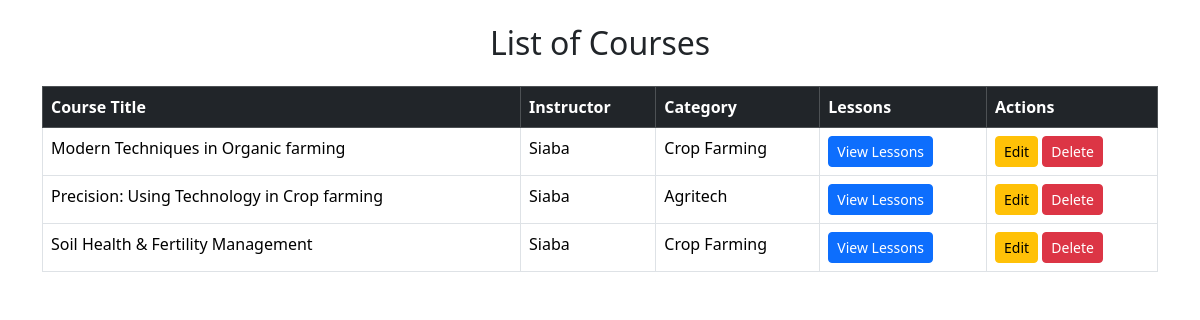
/admin_course_list.php, run on an earlier commit of the app's database.
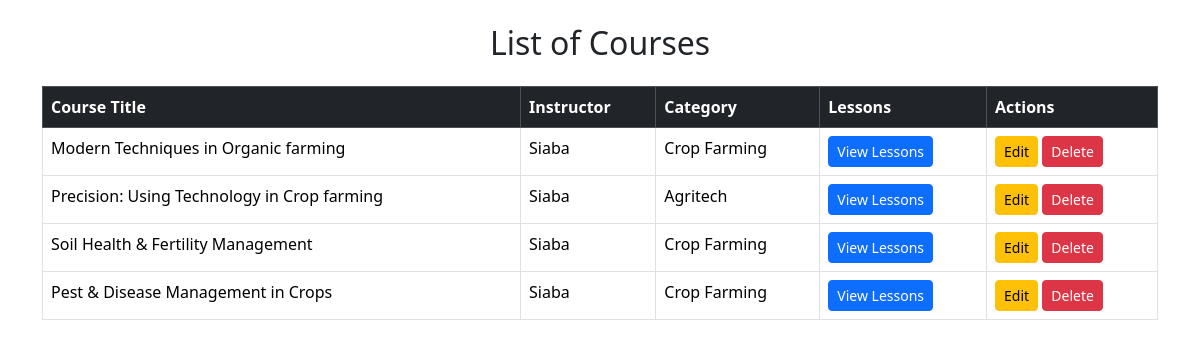
And on a later commit of the database.
### tables this page shows
CREATE TABLE `course_table` (
  `course_id` int(11) NOT NULL,
  `course_title` varchar(255) NOT NULL,
  `course_description` text NOT NULL,
  `course_photo` varchar(255) NOT NULL,
  `instructor_id` int(11) NOT NULL,
  `course_category` varchar(100) NOT NULL,
  `course_price` decimal(10,2) DEFAULT 0.00,
  `last_updated` timestamp NOT NULL DEFAULT current_timestamp() ON UPDATE current_timestamp()
);

CREATE TABLE `user_table` (
  `user_id` int(11) NOT NULL,
  `name` varchar(100) NOT NULL,
  `surname` varchar(100) NOT NULL,
  `user_email` varchar(255) NOT NULL,
  `password` varchar(50) NOT NULL,
  `user_tel` varchar(20) NOT NULL,
  `user_role` enum('Admin','Instructor','Learner','Supplier') NOT NULL,
  `pro_info` text DEFAULT NULL,
  `reg_date` timestamp NOT NULL DEFAULT current_timestamp()
);

### admin_course_list.php (the view, shortened to what this page needs)
<?php
include 'dbconnect.php';
$course_query = mysqli_query($conn, "SELECT * FROM Course_Table ORDER BY course_id ASC");
?>
<!DOCTYPE html>
<html lang="en">
<head>
    <link href="bootstrap-5/css/bootstrap.min.css" rel="stylesheet">
</head>
<body class="container mt-4">
    <h2 class="text-center mb-4">List of Courses</h2>
    <table class="table table-bordered">
        <thead class="table-dark">
            <tr>
                <th>Course Title</th>
                <th>Instructor</th>
                <th>Category</th>
                <th>Lessons</th>
                <th>Actions</th>
            </tr>
        </thead>
        <tbody>
            <?php while ($course = mysqli_fetch_assoc($course_query)) { ?>
                <tr>
                    <td><?php echo $course['course_title']; ?></td>
                    <td>
                        <?php
                        $instructor_id = $course['instructor_id'];
                        $instructor_query = mysqli_query($conn, "SELECT name FROM User_Table WHERE user_id = $instructor_id");
                        $instructor = mysqli_fetch_assoc($instructor_query);
                        echo $instructor ? $instructor['name'] : "Unknown";
                        ?>
                    </td>
                    <td><?php echo $course['course_category']; ?></td>
                    <td>
                        <button class="btn btn-primary btn-sm" type="button" data-bs-toggle="collapse" data-bs-target="#lessons-<?php echo $course['course_id']; ?>">View Lessons</button>
                    </td>
                    <td>
                        <a href="edit_course.php?course_id=<?php echo $course['course_id']; ?>" class="btn btn-warning btn-sm">Edit</a>
                        <a href="delete_course.php?course_id=<?php echo $course['course_id']; ?>" class="btn btn-danger btn-sm" onclick="return confirm('Are you sure?')">Delete</a>
                    </td>
                </tr>
            <?php } ?>
        </tbody>
    </table>
</body>
</html>

What changed in the data, as far as the page shows it:
added course_table: course_title "Pest & Disease Management in Crops", instructor.name "Siaba", course_category "Crop Farming"
